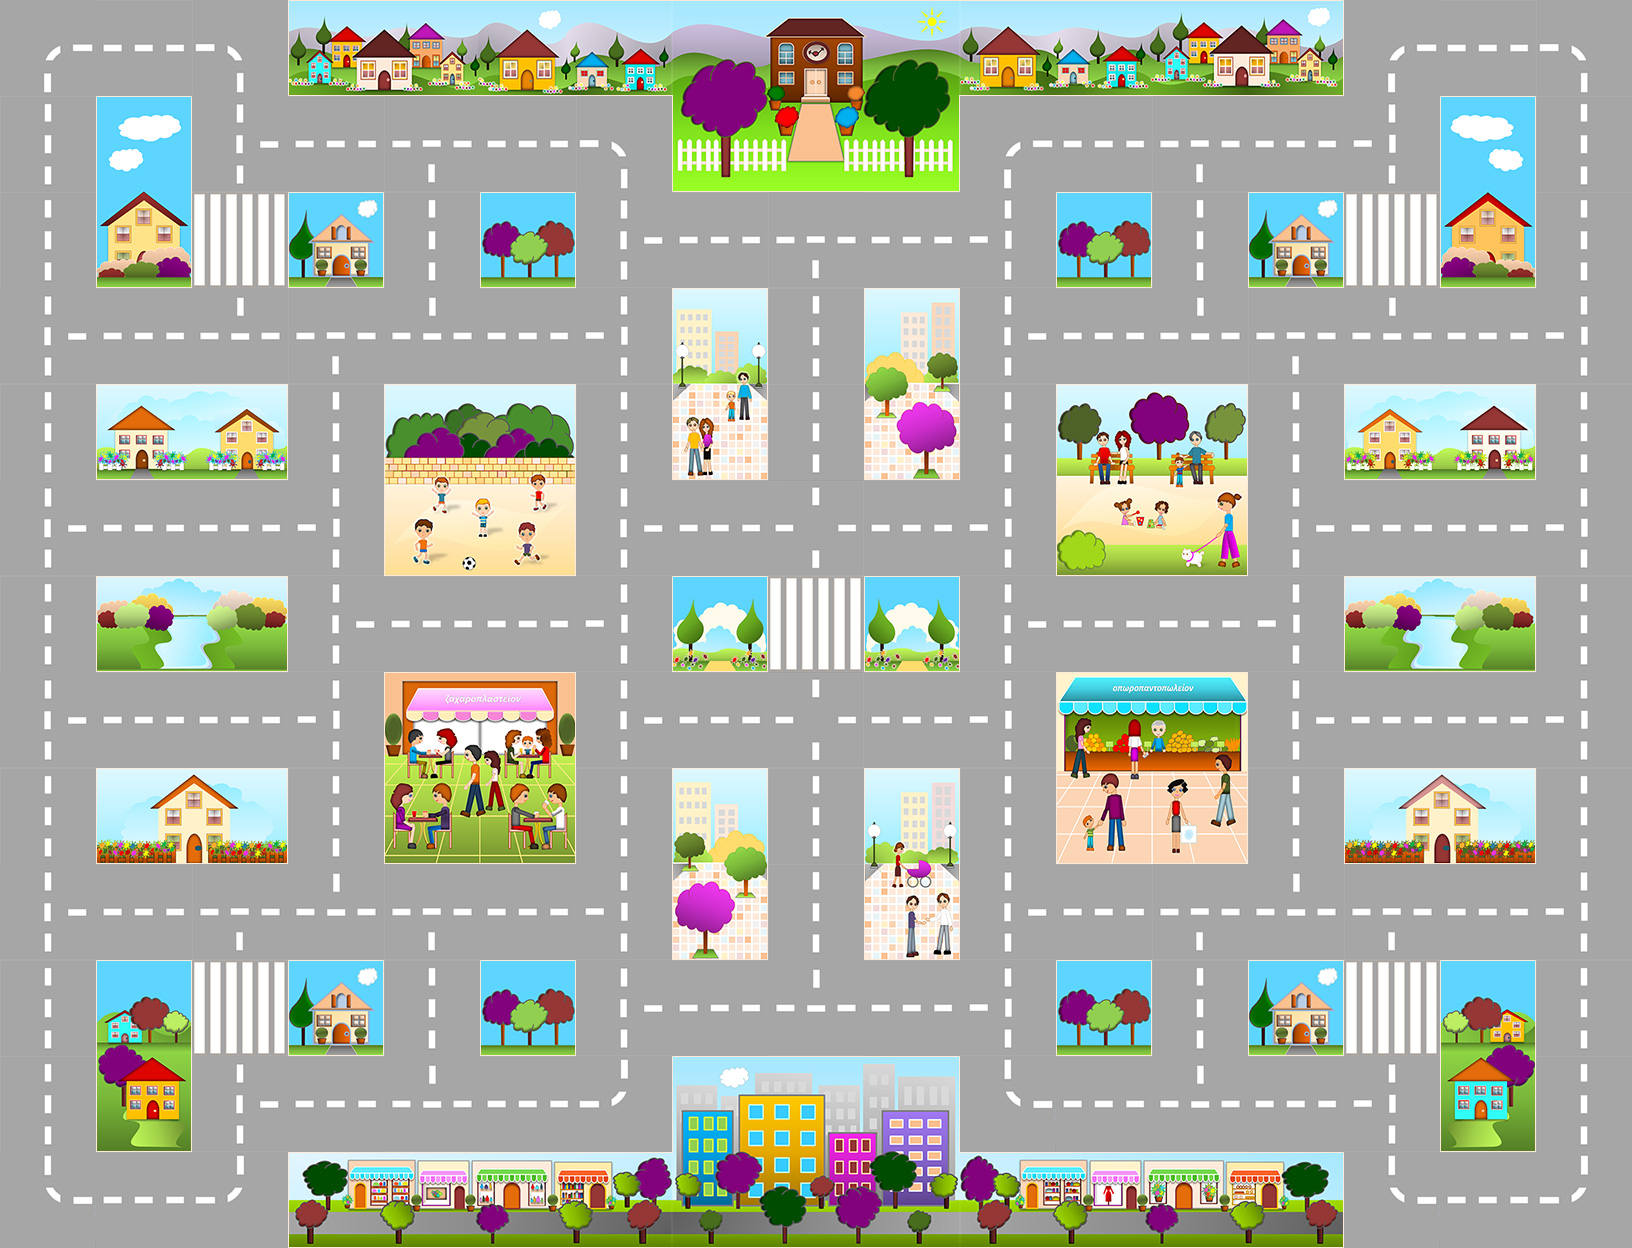

Tiled map render using the project's own tile images. Description and the map definition, with tile-layer contents summarised, below:
An orthogonal 17x13 tile map with 96x96 px tiles, 1 tile layer (Tile Layer 1).

<map version="1.0" orientation="orthogonal" width="17" height="13" tilewidth="96" tileheight="96">
 <tileset firstgid="1" name="tileset96" tilewidth="96" tileheight="96">
  <image source="tileset96.jpg" width="960" height="960" />
 </tileset>
 <layer name="Tile Layer 1" width="17" height="13">
  <data>[221 cells, 221 non-empty, 88 distinct tile ids]</data>
 </layer>
</map>